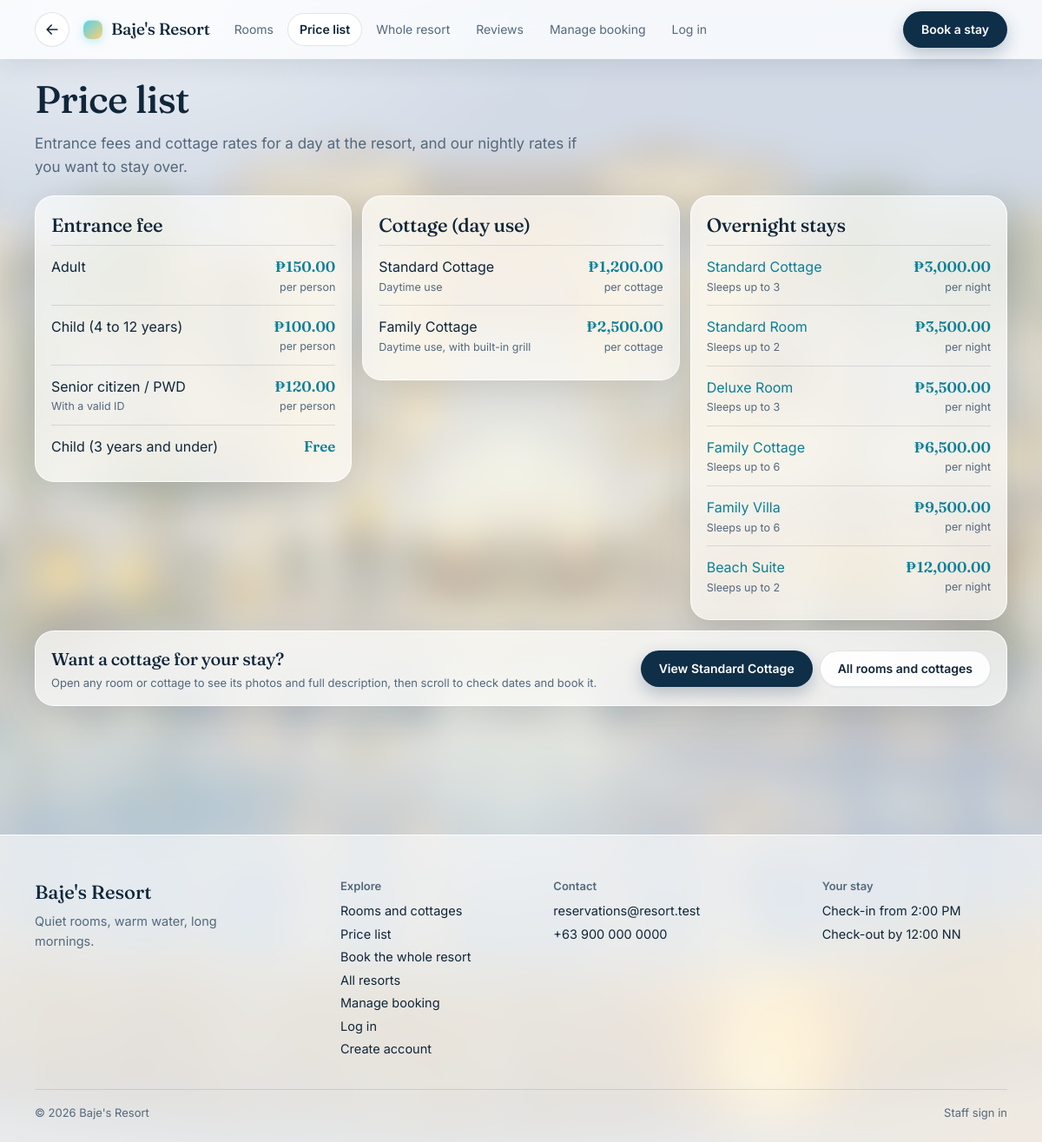
/pricelist.php?r=bajes-resort, run on the app's committed database.
### tables this page shows
CREATE TABLE resort (
  resort_id       INT AUTO_INCREMENT PRIMARY KEY,
  slug            VARCHAR(40)  NOT NULL,               
  name            VARCHAR(100) NOT NULL,
  tagline         VARCHAR(160) NULL,
  description     TEXT NULL,
  location        VARCHAR(120) NULL,
  theme           VARCHAR(20)  NOT NULL DEFAULT 'ocean',    
  hero_image      VARCHAR(120) NULL,                   
  contact_email   VARCHAR(120) NULL,
  contact_phone   VARCHAR(40)  NULL,
  checkin_time    VARCHAR(20)  NOT NULL DEFAULT '2:00 PM',
  checkout_time   VARCHAR(20)  NOT NULL DEFAULT '12:00 NN',
  free_cancel_days INT NOT NULL DEFAULT 2,
  exclusive_rate  DECIMAL(10,2) NULL,                  
  is_active       TINYINT(1) NOT NULL DEFAULT 1,
  sort_order      INT NOT NULL DEFAULT 0,
  created_at      TIMESTAMP NOT NULL DEFAULT CURRENT_TIMESTAMP,
  CONSTRAINT uk_resort_slug UNIQUE (slug),
  CONSTRAINT ck_resort_rate CHECK (exclusive_rate IS NULL OR exclusive_rate >= 0)
);

CREATE TABLE price_item (
  price_item_id INT AUTO_INCREMENT PRIMARY KEY,
  resort_id     INT NOT NULL,
  category      VARCHAR(40)  NOT NULL,
  item_name     VARCHAR(80)  NOT NULL,
  note          VARCHAR(160) NULL,
  unit          VARCHAR(40)  NOT NULL DEFAULT 'per person',
  price         DECIMAL(10,2) NOT NULL,
  sort_order    INT NOT NULL DEFAULT 0,
  CONSTRAINT ck_price_item_price CHECK (price >= 0),
  CONSTRAINT fk_price_resort FOREIGN KEY (resort_id) REFERENCES resort(resort_id) ON DELETE CASCADE
);

CREATE TABLE room_type (
  room_type_id  INT AUTO_INCREMENT PRIMARY KEY,
  resort_id     INT NOT NULL,
  type_name     VARCHAR(60) NOT NULL,
  description   TEXT,
  details       TEXT NULL,
  max_occupancy INT NOT NULL,
  base_rate     DECIMAL(10,2) NOT NULL,
  CONSTRAINT uk_room_type_name UNIQUE (resort_id, type_name),
  CONSTRAINT ck_room_type_occ  CHECK (max_occupancy > 0),
  CONSTRAINT ck_room_type_rate CHECK (base_rate >= 0),
  CONSTRAINT fk_room_type_resort FOREIGN KEY (resort_id) REFERENCES resort(resort_id) ON DELETE CASCADE
);

### includes/bootstrap.php (called while the page is built, shortened)
<?php
$config = require __DIR__ . '/../config.php';
$config['platform'] ??= 'Resort Booking';
$config['resort'] = $config['platform'];
$resort = null;
function resort_find(PDO $pdo, string $slug): ?array
{
    $stmt = $pdo->prepare('SELECT * FROM resort WHERE slug = ? AND is_active = 1');
    $stmt->execute([$slug]);
    return $stmt->fetch() ?: null;
}
function resort_apply(array $r): void
{
    global $config, $resort;
    $resort = $r;
    $config['resort']        = $r['name'];
    $config['tagline']       = (string)$r['tagline'];
    $config['checkin_time']  = $r['checkin_time'];
    $config['checkout_time'] = $r['checkout_time'];
    $config['contact_email'] = (string)$r['contact_email'];
    $config['contact_phone'] = (string)$r['contact_phone'];
    $config['free_cancel_days'] = (int)$r['free_cancel_days'];
    $config['mail']['from_name'] = $r['name'];
}
function require_resort(PDO $pdo): array
{
    $slug = (string)($_POST['r'] ?? $_GET['r'] ?? '');
    $r = $slug !== '' ? resort_find($pdo, $slug) : null;
    return $r;
}
function ru(string $url, ?string $slug = null): string
{
    global $resort;
    $slug ??= $resort['slug'] ?? '';
    $frag = '';
    if (($i = strpos($url, '#')) !== false) {
        $frag = substr($url, $i);
        $url  = substr($url, 0, $i);
    }
    return $url . (str_contains($url, '?') ? '&' : '?') . 'r=' . rawurlencode($slug) . $frag;
}
function resort_id(): int
{
    global $resort;
    return (int)($resort['resort_id'] ?? 0);
}
function h(mixed $value): string
{
    return htmlspecialchars((string)($value ?? ''), ENT_QUOTES, 'UTF-8');
}
function money(float|int|string $amount): string
{
    global $config;
    return $config['currency'] . number_format((float)$amount, 2);
}

### config.php (called while the page is built)
<?php
return [
    'db_host'  => '127.0.0.1',
    'db_port'  => 3306,
    'db_name'  => 'resort_db',
    'db_user'  => 'root',
    'db_pass'  => '',
    'debug'    => false,
    'platform'      => 'Resort Booking',
    'resort'        => "Baje's Resort",
    'tagline'       => 'Quiet rooms, warm water, long mornings.',
    'currency'      => '₱',
    'timezone'      => 'Asia/Manila',
    'checkin_time'  => '2:00 PM',
    'checkout_time' => '12:00 NN',
    'contact_email' => 'reservations@resort.test',
    'contact_phone' => '+63 900 000 0000',
    'mail' => [
        'driver'     => 'smtp',
        'host'       => 'smtp.gmail.com',
        'port'       => 587,
        'encryption' => 'tls',
        'username'   => 'bajeloveleandro@gmail.com',
        'password'   => 'wguh qhvr icie wcsj',
        'from_email' => 'bajeloveleandro@gmail.com',
        'from_name'  => "Baje's Resort",
    ],
    'verify_email' => true,
    'base_url'    => '',
    'force_https' => false,
    'min_nights'          => 1,
    'max_nights'          => 30,
    'max_advance_days'    => 365,
    'max_rooms_per_booking' => 5,
    'max_guests_per_booking' => 20,
    'free_cancel_days'    => 2,
];

### pricelist.php (the view)
<?php
require __DIR__ . '/includes/layout.php';
require_resort($pdo);
$items = $pdo->query('SELECT * FROM price_item WHERE resort_id = ' . resort_id() . ' ORDER BY category, sort_order, item_name')->fetchAll();
$groups = [];
foreach ($items as $it) {
    $groups[$it['category']][] = $it;
}
uksort($groups, function (string $a, string $b): int {
    $order = ['Entrance fee' => 0, 'Cottage (day use)' => 1];
    return ($order[$a] ?? 9) <=> ($order[$b] ?? 9) ?: strcmp($a, $b);
});
$stays = $pdo->query('SELECT room_type_id, type_name, max_occupancy, base_rate FROM room_type WHERE resort_id = ' . resort_id() . ' ORDER BY base_rate')->fetchAll();
$cottage = null;
foreach ($stays as $t) {
    if (stripos($t['type_name'], 'cottage') !== false) { $cottage = $t; break; }
}
site_start('Price list', 'pricelist');
?>
<div class="page-head"><h1>Price list</h1></div>
<p class="muted lede">Entrance fees and cottage rates for a day at the resort, and our nightly rates if you want to stay over.</p>
<div class="price-grid">
  <?php foreach ($groups as $name => $rows): ?>
    <section class="panel price-panel">
      <h2><?= h($name) ?></h2>
      <ul class="price-rows">
        <?php foreach ($rows as $r): ?>
          <li>
            <span class="pr-name"><?= h($r['item_name']) ?><?php if ($r['note']): ?><small class="muted"><?= h($r['note']) ?></small><?php endif; ?></span>
            <span class="pr-amt">
              <?php if ((float)$r['price'] === 0.0): ?><b>Free</b><?php else: ?><b><?= h(money($r['price'])) ?></b><small class="muted"><?= h($r['unit']) ?></small><?php endif; ?>
            </span>
          </li>
        <?php endforeach; ?>
      </ul>
    </section>
  <?php endforeach; ?>
  <section class="panel price-panel">
    <h2>Overnight stays</h2>
    <ul class="price-rows">
      <?php foreach ($stays as $t): ?>
        <li>
          <span class="pr-name"><a href="<?= h(ru('room.php?id=' . (int)$t['room_type_id'])) ?>"><?= h($t['type_name']) ?></a><small class="muted">Sleeps up to <?= (int)$t['max_occupancy'] ?></small></span>
          <span class="pr-amt"><b><?= h(money($t['base_rate'])) ?></b><small class="muted">per night</small></span>
        </li>
      <?php endforeach; ?>
    </ul>
  </section>
</div>
<section class="panel price-cta">
  <div>
    <h2>Want a cottage for your stay?</h2>
    <p class="muted">Open any room or cottage to see its photos and full description, then scroll to check dates and book it.</p>
  </div>
  <div class="actions">
    <?php if ($cottage): ?><a class="btn primary" href="<?= h(ru('room.php?id=' . (int)$cottage['room_type_id'])) ?>">View <?= h($cottage['type_name']) ?></a><?php endif; ?>
    <a class="btn" href="<?= h(ru('rooms.php')) ?>">All rooms and cottages</a>
  </div>
</section>
<?php site_end();

### includes/layout.php (shortened to what this page needs)
<?php
require_once __DIR__ . '/bootstrap.php';
function asset_url(string $file, string $prefix = ''): string
{
    $full = __DIR__ . '/../assets/' . $file;
    return $prefix . 'assets/' . $file . '?v=' . (is_file($full) ? filemtime($full) : time());
}
    ?>
<?php
function site_start(string $title, string $active = '', string $bodyClass = ''): void
{
    global $config, $resort;
    $signedIn = !empty($_SESSION['guest_id']);
    if ($resort) {
        $nav = ['rooms' => [ru('rooms.php'), 'Rooms'], 'pricelist' => [ru('pricelist.php'), 'Price list'], 'stay' => [ru('book.php#exclusive'), 'Whole resort'], 'reviews' => [ru('reviews.php'), 'Reviews'],
                'booking' => [ru('booking.php'), 'Manage booking']];
    } else {
        $nav = ['all' => ['index.php', 'Resorts'], 'booking' => ['booking.php', 'Manage booking']];
    }
    $nav['account'] = $signedIn ? [ru('account.php'), 'My account'] : [ru('login.php'), 'Log in'];
    $brandName = $resort ? $config['resort'] : $config['platform'];
    $brandHref = $resort ? ru('landing.php') : 'index.php';
    ?><!doctype html>
<html lang="en">
<head>
<link rel="stylesheet" href="<?= h(asset_url('style.css')) ?>">
</head>
<body class="site<?= $bodyClass !== '' ? ' ' . h($bodyClass) : '' ?>">
<div class="bg-layer" aria-hidden="true"></div>
<div class="frame">
<header class="top" id="top">
  <div class="bar">
    <?php if ($resort): ?><a class="back-btn" href="index.php" title="Back to all resorts" aria-label="Back to all resorts"><svg viewBox="0 0 24 24" width="20" height="20" fill="none" stroke="currentColor" stroke-width="2" stroke-linecap="round" stroke-linejoin="round" aria-hidden="true"><path d="M19 12H5M11 6l-6 6 6 6"/></svg></a><?php endif; ?>
    <a class="brand" href="<?= h($brandHref) ?>"><?= h($brandName) ?></a>
    <nav id="site-nav" aria-label="Main">
      <?php foreach ($nav as $key => [$href, $label]): ?>
        <a href="<?= h($href) ?>"<?= $key === $active ? ' aria-current="page"' : '' ?>><?= h($label) ?></a>
      <?php endforeach; ?>
    </nav>
    <a class="btn primary push" href="<?= h($resort ? ru('book.php#book') : 'index.php#resorts') ?>"><?= $resort ? 'Book a stay' : 'Find a resort' ?></a>
  </div>
</header>
<main class="wrap" id="content">
<?php flash_render();
}
function site_end(): void
{
    global $config, $resort;
    $tel = preg_replace('/[^0-9+]/', '', (string)($resort ? $config['contact_phone'] : ''));
    ?>
</main>
<footer class="foot">
  <div class="foot-grid">
    <div class="foot-about">
      <strong class="foot-brand"><?= h($resort ? $config['resort'] : $config['platform']) ?></strong>
      <p><?= h($resort ? $config['tagline'] : 'Many resorts, one simple booking system.') ?></p>
    </div>
    <div>
      <h3>Explore</h3>
      <?php if ($resort): ?>
        <a href="<?= h(ru('rooms.php')) ?>">Rooms and cottages</a>
        <a href="<?= h(ru('pricelist.php')) ?>">Price list</a>
        <a href="<?= h(ru('book.php#exclusive')) ?>">Book the whole resort</a>
      <?php endif; ?>
      <a href="index.php">All resorts</a>
      <a href="<?= h(ru('booking.php')) ?>">Manage booking</a>
      <?php if (!empty($_SESSION['guest_id'])): ?><a href="<?= h(ru('account.php')) ?>">My account</a><?php else: ?><a href="<?= h(ru('login.php')) ?>">Log in</a> <a href="<?= h(ru('register.php')) ?>">Create account</a><?php endif; ?>
    </div>
    <?php if ($resort): ?>
    <div>
      <h3>Contact</h3>
      <a href="mailto:<?= h($config['contact_email']) ?>"><?= h($config['contact_email']) ?></a>
      <a href="tel:<?= h($tel) ?>"><?= h($config['contact_phone']) ?></a>
    </div>
    <div>
      <h3>Your stay</h3>
      <p>Check-in from <?= h($config['checkin_time']) ?></p>
      <p>Check-out by <?= h($config['checkout_time']) ?></p>
    </div>
    <?php endif; ?>
  </div>
  <div class="foot-bottom">
    <span>© <?= date('Y') ?> <?= h($resort ? $config['resort'] : $config['platform']) ?></span>
    <a href="admin/">Staff sign in</a>
  </div>
</footer>
</div>
</body>
</html>
<?php
}
    ?><!doctype html>

### data on the page
resort: name "Baje's Resort", tagline "Quiet rooms, warm water, long mornings.", contact_email "reservations@resort.test", contact_phone "+63 900 000 0000", checkin_time "2:00 PM", checkout_time "12:00 NN"
price_item: item_name "Adult", price "₱150.00", unit "per person"
price_item: item_name "Child (4 to 12 years)", price "₱100.00", unit "per person"
price_item: item_name "Senior citizen / PWD", note "With a valid ID", price "₱120.00", unit "per person"
price_item: item_name "Child (3 years and under)", price "Free"
price_item: item_name "Standard Cottage", note "Daytime use", price "₱1,200.00", unit "per cottage"
price_item: item_name "Family Cottage", note "Daytime use, with built-in grill", price "₱2,500.00", unit "per cottage"
room_type: type_name "Standard Cottage", max_occupancy "3", base_rate "₱3,000.00"
room_type: type_name "Standard Room", max_occupancy "2", base_rate "₱3,500.00"
room_type: type_name "Deluxe Room", max_occupancy "3", base_rate "₱5,500.00"
room_type: type_name "Family Cottage", max_occupancy "6", base_rate "₱6,500.00"
room_type: type_name "Family Villa", max_occupancy "6", base_rate "₱9,500.00"
room_type: type_name "Beach Suite", max_occupancy "2", base_rate "₱12,000.00"

### other printed values
$label "Rooms"
$label "Price list"
$label "Whole resort"
$label "Reviews"
$label "Manage booking"
$label "Log in"
$name "Entrance fee"
$name "Cottage (day use)"
